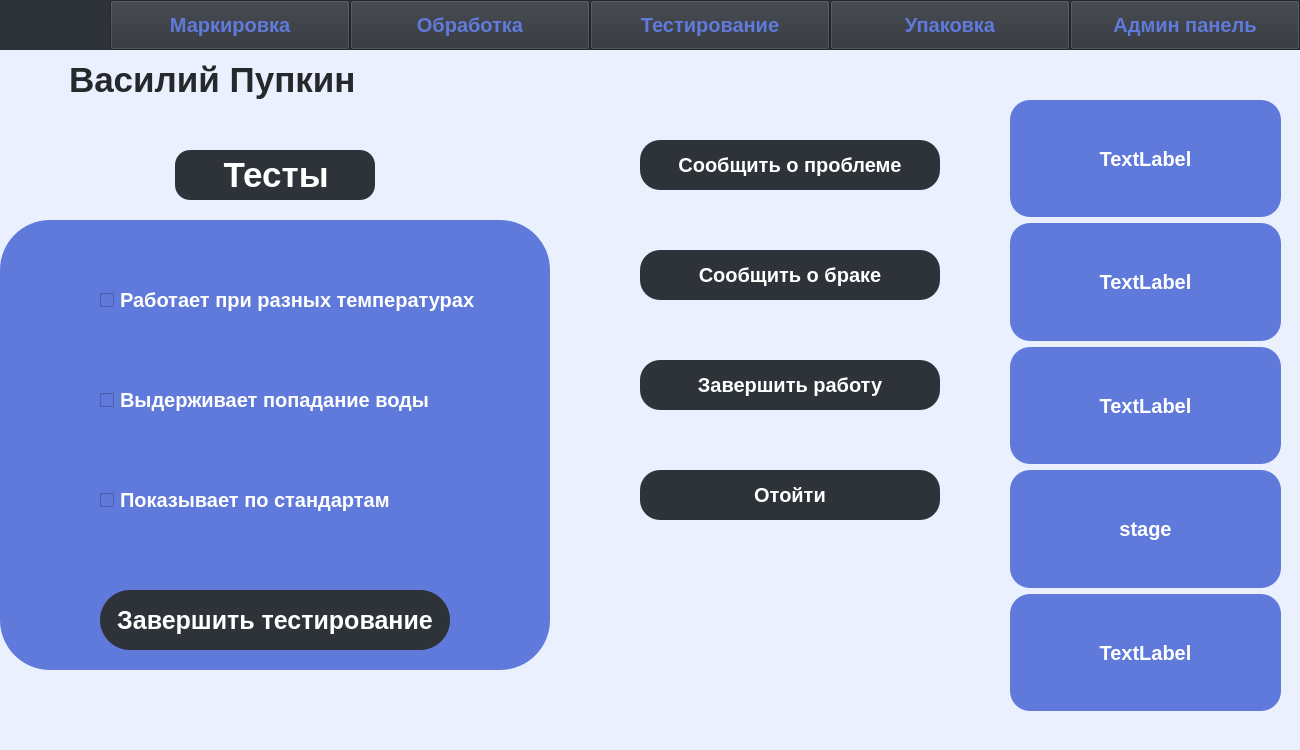
<?xml version="1.0" encoding="UTF-8"?>
<ui version="4.0">
 <class>MainWindow</class>
 <widget class="QMainWindow" name="MainWindow">
  <property name="geometry">
   <rect>
    <x>0</x>
    <y>0</y>
    <width>1300</width>
    <height>750</height>
   </rect>
  </property>
  <property name="windowTitle">
   <string>Tests</string>
  </property>
  <widget class="QWidget" name="centralwidget">
   <widget class="QWidget" name="widget_2" native="true">
    <property name="geometry">
     <rect>
      <x>0</x>
      <y>50</y>
      <width>1000</width>
      <height>750</height>
     </rect>
    </property>
    <property name="styleSheet">
     <string notr="true">background-color: rgb(235, 240, 255);</string>
    </property>
    <widget class="QWidget" name="widget_3" native="true">
     <property name="geometry">
      <rect>
       <x>0</x>
       <y>0</y>
       <width>550</width>
       <height>750</height>
      </rect>
     </property>
     <widget class="QWidget" name="widget_5" native="true">
      <property name="geometry">
       <rect>
        <x>0</x>
        <y>0</y>
        <width>550</width>
        <height>70</height>
       </rect>
      </property>
      <property name="styleSheet">
       <string notr="true">background-color: rgb(235, 240, 255);
color: #26292B;</string>
      </property>
      <widget class="QLabel" name="label_2">
       <property name="geometry">
        <rect>
         <x>50</x>
         <y>10</y>
         <width>450</width>
         <height>40</height>
        </rect>
       </property>
       <property name="styleSheet">
        <string notr="true">font: 35px;
padding-left: 10px;
font-weight: 600;</string>
       </property>
       <property name="text">
        <string>Василий Пупкин</string>
       </property>
      </widget>
     </widget>
     <widget class="QWidget" name="widget_6" native="true">
      <property name="geometry">
       <rect>
        <x>0</x>
        <y>70</y>
        <width>550</width>
        <height>680</height>
       </rect>
      </property>
      <widget class="QLabel" name="label">
       <property name="geometry">
        <rect>
         <x>175</x>
         <y>30</y>
         <width>200</width>
         <height>50</height>
        </rect>
       </property>
       <property name="styleSheet">
        <string notr="true">color: rgb(255, 255, 255);
background-color: #2E3239;
font: 35px;
font-weight: 700;
border-radius: 15px;</string>
       </property>
       <property name="text">
        <string>     Тесты</string>
       </property>
      </widget>
      <widget class="QWidget" name="widget_7" native="true">
       <property name="geometry">
        <rect>
         <x>0</x>
         <y>100</y>
         <width>550</width>
         <height>450</height>
        </rect>
       </property>
       <property name="styleSheet">
        <string notr="true">background-color: #5F7ADB;
color: rgb(255, 255, 255);
border-radius: 50px;</string>
       </property>
       <widget class="QPushButton" name="pushButton">
        <property name="geometry">
         <rect>
          <x>100</x>
          <y>370</y>
          <width>350</width>
          <height>60</height>
         </rect>
        </property>
        <property name="styleSheet">
         <string notr="true">font: 25px;
font-weight: 600;
background-color: #2E3239;
border-radius: 30px;</string>
        </property>
        <property name="text">
         <string>Завершить тестирование</string>
        </property>
       </widget>
       <widget class="QCheckBox" name="checkBox">
        <property name="geometry">
         <rect>
          <x>100</x>
          <y>60</y>
          <width>400</width>
          <height>40</height>
         </rect>
        </property>
        <property name="styleSheet">
         <string notr="true">font: 20px;
font-weight: 600;</string>
        </property>
        <property name="text">
         <string>Работает при разных температурах</string>
        </property>
       </widget>
       <widget class="QCheckBox" name="checkBox_2">
        <property name="geometry">
         <rect>
          <x>100</x>
          <y>160</y>
          <width>400</width>
          <height>40</height>
         </rect>
        </property>
        <property name="styleSheet">
         <string notr="true">font: 20px;
font-weight: 600;</string>
        </property>
        <property name="text">
         <string>Выдерживает попадание воды</string>
        </property>
       </widget>
       <widget class="QCheckBox" name="checkBox_3">
        <property name="geometry">
         <rect>
          <x>100</x>
          <y>260</y>
          <width>400</width>
          <height>40</height>
         </rect>
        </property>
        <property name="styleSheet">
         <string notr="true">font: 20px;
font-weight: 600;</string>
        </property>
        <property name="text">
         <string>Показывает по стандартам</string>
        </property>
       </widget>
      </widget>
     </widget>
    </widget>
    <widget class="QWidget" name="widget_4" native="true">
     <property name="geometry">
      <rect>
       <x>550</x>
       <y>0</y>
       <width>450</width>
       <height>750</height>
      </rect>
     </property>
     <widget class="QPushButton" name="pushButton_9">
      <property name="geometry">
       <rect>
        <x>90</x>
        <y>310</y>
        <width>300</width>
        <height>50</height>
       </rect>
      </property>
      <property name="styleSheet">
       <string notr="true">background-color: #2E3239;
color: rgb(255, 255, 255);
border-radius: 20px;
font: 20px;
font-weight: 700;</string>
      </property>
      <property name="text">
       <string>Завершить работу</string>
      </property>
     </widget>
     <widget class="QPushButton" name="pushButton_4">
      <property name="geometry">
       <rect>
        <x>90</x>
        <y>90</y>
        <width>300</width>
        <height>50</height>
       </rect>
      </property>
      <property name="styleSheet">
       <string notr="true">background-color: #2E3239;
color: rgb(255, 255, 255);
border-radius: 20px;
font: 20px;
font-weight: 700;</string>
      </property>
      <property name="text">
       <string>Сообщить о проблеме</string>
      </property>
     </widget>
     <widget class="QPushButton" name="pushButton_3">
      <property name="geometry">
       <rect>
        <x>90</x>
        <y>200</y>
        <width>300</width>
        <height>50</height>
       </rect>
      </property>
      <property name="styleSheet">
       <string notr="true">background-color: #2E3239;
color: rgb(255, 255, 255);
border-radius: 20px;
font: 20px;
font-weight: 700;</string>
      </property>
      <property name="text">
       <string>Сообщить о браке</string>
      </property>
     </widget>
     <widget class="QPushButton" name="pushButton_15">
      <property name="geometry">
       <rect>
        <x>90</x>
        <y>420</y>
        <width>300</width>
        <height>50</height>
       </rect>
      </property>
      <property name="styleSheet">
       <string notr="true">background-color: #2E3239;
color: rgb(255, 255, 255);
border-radius: 20px;
font: 20px;
font-weight: 700;</string>
      </property>
      <property name="text">
       <string>Отойти</string>
      </property>
     </widget>
    </widget>
   </widget>
   <widget class="QWidget" name="widget" native="true">
    <property name="geometry">
     <rect>
      <x>0</x>
      <y>0</y>
      <width>1300</width>
      <height>50</height>
     </rect>
    </property>
    <property name="styleSheet">
     <string notr="true">color: #5F7ADB;
font: 20px;
background-color: #2E3239;
font-weight: 700;
</string>
    </property>
    <widget class="QPushButton" name="pushButton_7">
     <property name="geometry">
      <rect>
       <x>110</x>
       <y>0</y>
       <width>240</width>
       <height>50</height>
      </rect>
     </property>
     <property name="text">
      <string>Маркировка</string>
     </property>
    </widget>
    <widget class="QPushButton" name="pushButton_2">
     <property name="geometry">
      <rect>
       <x>590</x>
       <y>0</y>
       <width>240</width>
       <height>50</height>
      </rect>
     </property>
     <property name="styleSheet">
      <string notr="true"/>
     </property>
     <property name="text">
      <string>Тестирование</string>
     </property>
    </widget>
    <widget class="QPushButton" name="pushButton_5">
     <property name="geometry">
      <rect>
       <x>830</x>
       <y>0</y>
       <width>240</width>
       <height>50</height>
      </rect>
     </property>
     <property name="text">
      <string>Упаковка</string>
     </property>
    </widget>
    <widget class="QPushButton" name="pushButton_8">
     <property name="geometry">
      <rect>
       <x>350</x>
       <y>0</y>
       <width>240</width>
       <height>50</height>
      </rect>
     </property>
     <property name="text">
      <string>Обработка</string>
     </property>
    </widget>
    <widget class="QWidget" name="widget_8" native="true">
     <property name="geometry">
      <rect>
       <x>0</x>
       <y>0</y>
       <width>110</width>
       <height>50</height>
      </rect>
     </property>
     <widget class="QLabel" name="label_9">
      <property name="geometry">
       <rect>
        <x>0</x>
        <y>0</y>
        <width>110</width>
        <height>50</height>
       </rect>
      </property>
      <property name="text">
       <string/>
      </property>
      <property name="pixmap">
       <pixmap>Метран.jpg</pixmap>
      </property>
     </widget>
    </widget>
    <widget class="QPushButton" name="pushButton_6">
     <property name="geometry">
      <rect>
       <x>1070</x>
       <y>0</y>
       <width>230</width>
       <height>50</height>
      </rect>
     </property>
     <property name="text">
      <string>Админ панель</string>
     </property>
    </widget>
   </widget>
   <widget class="QWidget" name="widget_9" native="true">
    <property name="geometry">
     <rect>
      <x>1000</x>
      <y>50</y>
      <width>301</width>
      <height>711</height>
     </rect>
    </property>
    <property name="styleSheet">
     <string notr="true">background-color: rgb(235, 240, 255);</string>
    </property>
    <widget class="QWidget" name="verticalLayoutWidget">
     <property name="geometry">
      <rect>
       <x>10</x>
       <y>50</y>
       <width>271</width>
       <height>611</height>
      </rect>
     </property>
     <layout class="QVBoxLayout" name="verticalLayout">
      <property name="sizeConstraint">
       <enum>QLayout::SizeConstraint::SetMaximumSize</enum>
      </property>
      <item>
       <widget class="QLabel" name="serial">
        <property name="styleSheet">
         <string notr="true">background-color: #5F7ADB;
color: rgb(255, 255, 255);
border-radius: 20px;
font: 20px;
font-weight: 700;</string>
        </property>
        <property name="text">
         <string>TextLabel</string>
        </property>
        <property name="alignment">
         <set>Qt::AlignmentFlag::AlignCenter</set>
        </property>
       </widget>
      </item>
      <item>
       <widget class="QLabel" name="name">
        <property name="styleSheet">
         <string notr="true">background-color: #5F7ADB;
color: rgb(255, 255, 255);
border-radius: 20px;
font: 20px;
font-weight: 700;</string>
        </property>
        <property name="text">
         <string>TextLabel</string>
        </property>
        <property name="alignment">
         <set>Qt::AlignmentFlag::AlignCenter</set>
        </property>
       </widget>
      </item>
      <item>
       <widget class="QLabel" name="defective">
        <property name="styleSheet">
         <string notr="true">background-color: #5F7ADB;
color: rgb(255, 255, 255);
border-radius: 20px;
font: 20px;
font-weight: 700;</string>
        </property>
        <property name="text">
         <string>TextLabel</string>
        </property>
        <property name="alignment">
         <set>Qt::AlignmentFlag::AlignCenter</set>
        </property>
       </widget>
      </item>
      <item>
       <widget class="QLabel" name="stage">
        <property name="layoutDirection">
         <enum>Qt::LayoutDirection::LeftToRight</enum>
        </property>
        <property name="styleSheet">
         <string notr="true">background-color: #5F7ADB;
color: rgb(255, 255, 255);
border-radius: 20px;
font: 20px;
font-weight: 700;</string>
        </property>
        <property name="text">
         <string>stage</string>
        </property>
        <property name="alignment">
         <set>Qt::AlignmentFlag::AlignCenter</set>
        </property>
       </widget>
      </item>
      <item>
       <widget class="QLabel" name="sector">
        <property name="styleSheet">
         <string notr="true">background-color: #5F7ADB;
color: rgb(255, 255, 255);
border-radius: 20px;
font: 20px;
font-weight: 700;</string>
        </property>
        <property name="text">
         <string>TextLabel</string>
        </property>
        <property name="alignment">
         <set>Qt::AlignmentFlag::AlignCenter</set>
        </property>
       </widget>
      </item>
     </layout>
    </widget>
   </widget>
  </widget>
 </widget>
 <resources/>
 <connections/>
</ui>
